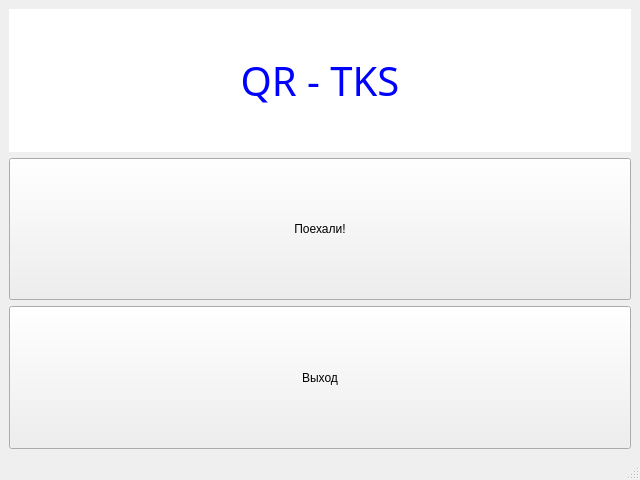
<?xml version="1.0" encoding="UTF-8"?>
<ui version="4.0">
 <class>MainWindow</class>
 <widget class="QMainWindow" name="MainWindow">
  <property name="geometry">
   <rect>
    <x>0</x>
    <y>0</y>
    <width>640</width>
    <height>480</height>
   </rect>
  </property>
  <property name="sizePolicy">
   <sizepolicy hsizetype="Preferred" vsizetype="Preferred">
    <horstretch>1</horstretch>
    <verstretch>1</verstretch>
   </sizepolicy>
  </property>
  <property name="maximumSize">
   <size>
    <width>16777215</width>
    <height>16777215</height>
   </size>
  </property>
  <property name="windowTitle">
   <string>Qr to TKS 2.0</string>
  </property>
  <widget class="QWidget" name="centralwidget">
   <layout class="QGridLayout" name="gridLayout">
    <item row="0" column="0">
     <layout class="QVBoxLayout" name="verticalLayout">
      <item>
       <widget class="QLabel" name="label">
        <property name="enabled">
         <bool>true</bool>
        </property>
        <property name="sizePolicy">
         <sizepolicy hsizetype="Maximum" vsizetype="Expanding">
          <horstretch>1</horstretch>
          <verstretch>0</verstretch>
         </sizepolicy>
        </property>
        <property name="maximumSize">
         <size>
          <width>1000</width>
          <height>1000</height>
         </size>
        </property>
        <property name="font">
         <font>
          <family>XeniaC</family>
          <pointsize>30</pointsize>
          <italic>false</italic>
          <bold>false</bold>
         </font>
        </property>
        <property name="styleSheet">
         <string notr="true">background-color: rgb(255, 255, 255);
font: 30pt &quot;XeniaC&quot;; 
color:  rgb(0, 0, 255)</string>
        </property>
        <property name="text">
         <string>QR - TKS</string>
        </property>
        <property name="textFormat">
         <enum>Qt::AutoText</enum>
        </property>
        <property name="alignment">
         <set>Qt::AlignCenter</set>
        </property>
       </widget>
      </item>
      <item>
       <widget class="QPushButton" name="pushButtonStartBasic">
        <property name="sizePolicy">
         <sizepolicy hsizetype="Minimum" vsizetype="Expanding">
          <horstretch>0</horstretch>
          <verstretch>0</verstretch>
         </sizepolicy>
        </property>
        <property name="styleSheet">
         <string notr="true">font: 20pt &quot;Segoe UI&quot;</string>
        </property>
        <property name="text">
         <string>Поехали!</string>
        </property>
       </widget>
      </item>
      <item>
       <widget class="QPushButton" name="pushButtonExit">
        <property name="sizePolicy">
         <sizepolicy hsizetype="Minimum" vsizetype="Expanding">
          <horstretch>0</horstretch>
          <verstretch>0</verstretch>
         </sizepolicy>
        </property>
        <property name="styleSheet">
         <string notr="true">font: 20pt &quot;Segoe UI&quot;</string>
        </property>
        <property name="text">
         <string>Выход</string>
        </property>
       </widget>
      </item>
     </layout>
    </item>
   </layout>
  </widget>
  <widget class="QStatusBar" name="statusbar"/>
  <widget class="QMenuBar" name="menubar">
   <property name="geometry">
    <rect>
     <x>0</x>
     <y>0</y>
     <width>640</width>
     <height>22</height>
    </rect>
   </property>
  </widget>
 </widget>
 <resources/>
 <connections/>
</ui>
